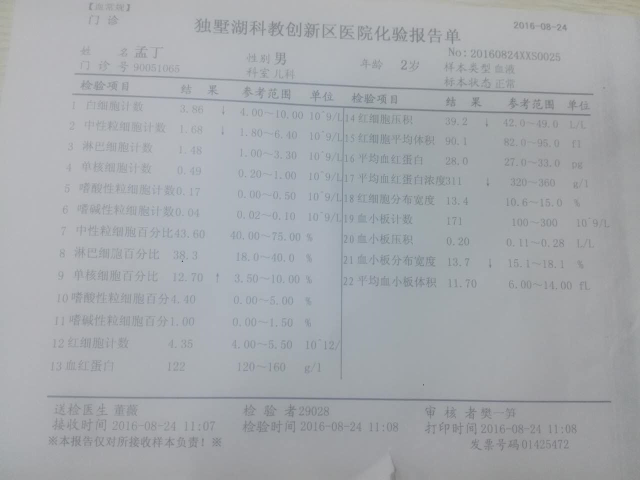
#> input picture BloodTestReportOCR/origin_pics/bloodtestreport2.jpg, 1280 x 960 px (shown at 1/2 size)
$ python getinfo_sample.py   (older library calls are emulated)
#> lines starting #> are read from the running program, lines starting #| are printed output that depends on the picture; after the words box and inside, x2 and y2 are one past the last pixel; in counts of white or black regions, pixels touching at a corner belong together
### BloodTestReportOCR/getinfo.py
# -*- coding: UTF-8 -*-

import cv2
import numpy as np
import os

default = [3, 70, 30, 0.25, 0.0001]

def getinfo(path, num, param):
    #载入参数
#> called with path = 'origin_pics/bloodtestreport2.jpg', num = 22
    gb_param = param[0] #必须是奇数
    canny_param_upper = param[1]
    canny_param_lower = param[2]
    ref_lenth_multiplier = param[3]
    ref_close_multiplier = param[4]

    kernel = cv2.getStructuringElement(cv2.MORPH_RECT,(3, 3))

    # 载入图像，灰度化，开闭运算，描绘边缘
    img = cv2.imread(path)
#> img is the input picture: shape (960, 1280, 3); mean B, G, R 172.6, 168.6, 165.1
    img_sp = img.shape
#> img_sp = (960, 1280, 3)
    ref_lenth = img_sp[0] * img_sp[1] * ref_lenth_multiplier
#> ref_lenth = 307200
    img_gray = cv2.cvtColor(img, cv2.COLOR_BGR2GRAY)
    img_gb = cv2.GaussianBlur(img_gray, (gb_param, gb_param), 0)
    closed = cv2.morphologyEx(img_gb, cv2.MORPH_CLOSE, kernel)
    opened = cv2.morphologyEx(closed, cv2.MORPH_OPEN, kernel)
    edges = cv2.Canny(opened, canny_param_lower , canny_param_upper)
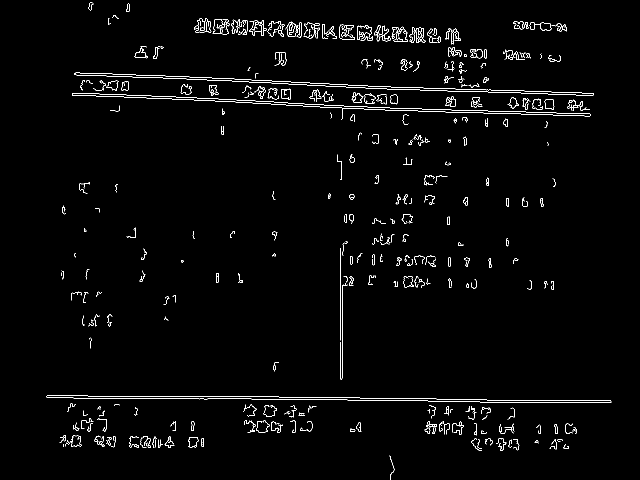
#> edges: shape (960, 1280) (shown at 1/2 size); 1.8% white in thin lines or dots, all inside (x1, y1, x2, y2) = (93, 5, 1223, 960)

    # 调用findContours提取轮廓
    contours, hierarchy = cv2.findContours(edges, cv2.RETR_TREE, cv2.CHAIN_APPROX_SIMPLE)
#> contours = 435 contours, 290 with area under 20; largest, box (x1, y1, x2, y2) and area: (144, 186, 1182, 240) 4464, (144, 186, 1182, 233) 4460, (148, 145, 1187, 191) 4442, (149, 145, 1187, 191) 4438, (388, 36, 423, 66) 600

    def getbox(i):
        rect = cv2.minAreaRect(contours[i])
        box = cv2.cv.BoxPoints(rect)
        box = np.int0(box)
        return box

    def distance(box):
        delta1 = box[0]-box[2]
        delta2 = box[1]-box[3]
        distance1 = np.dot(delta1,delta1)
        distance2 = np.dot(delta2,delta2)
        distance_avg = (distance1 + distance2) / 2
        return distance_avg

    # 筛选出对角线足够大的几个轮廓
    found = []
    for i in range(len(contours)):
        box = getbox(i)
        distance_arr = distance(box)
        if distance_arr > ref_lenth:
            found.append([i, box])
#> this loop made 435 passes
#> (rect in getbox, box, delta1 in distance, delta2 in distance, distance1 in distance, distance2 in distance, distance_avg in distance, distance_arr) on passes 1 to 3: (((783.7, 934.9), (8.47, 48.01), -1.22), [[780, 959], [778, 911], [787, 910], [788, 958]], [-7, 49], [-10, -47], 2450, 2309, 2379.5, 2379.5), (((1132, 892.5), (9, 10), -90), [[1137, 897], [1127, 897], [1127, 888], [1137, 888]], [10, 9], [-10, 9], 181, 181, 181, 181), (((205.9, 890.9), (4.44, 4.71), -56.31), [[206, 894], [202, 891], [205, 887], [209, 890]], [1, 7], [-7, 1], 50, 50, 50, 50)
#> after the loop, found = 5 items

    def getline(box):
        if np.dot(box[1]-box[2],box[1]-box[2]) < np.dot(box[0]-box[1],box[0]-box[1]):
            point1 = (box[1] + box[2]) / 2
            point2 = (box[3] + box[0]) / 2
            lenth = np.dot(point1-point2, point1-point2)
            return point1, point2, lenth
        else:
            point1 = (box[0] + box[1]) / 2
            point2 = (box[2] + box[3]) / 2
            lenth = np.dot(point1-point2, point1-point2)
            return point1, point2, lenth

    def cmp(p1, p2):
        delta = p1 - p2
        distance = np.dot(delta, delta)
        if distance < img_sp[0] * img_sp[1] * ref_close_multiplier:
            return 1
        else:
            return 0

    def linecmp(l1, l2):
        f_point1 = l1[0]
        f_point2 = l1[1]
        f_lenth = l1[2]
        b_point1 = l2[0]
        b_point2 = l2[1]
        b_lenth = l2[2]
        if cmp(f_point1,b_point1) or cmp(f_point1,b_point2) or cmp(f_point2,b_point1) or cmp(f_point2,b_point2):
            if f_lenth > b_lenth:
                return 1
            else:
                return -1
        else:
            return 0

    def deleteline(line, j):
        lenth = len(line)
        for i in range(lenth):
            if line[i] is j:
                del line[i]
                return

    # 将轮廓变为线
    line = []

    for i in found:
        box = i[1]
        point1, point2, lenth = getline(box)
        line.append([point1, point2, lenth])
#> this loop made 5 passes
#> (i, point1, point2, lenth) on passes 1 to 5: ([100, [[1221, 807], [92, 795], [93, 788], [1222, 799]]], [92.5, 791.5], [1221.5, 803], 1274773.2), ([279, [[1179, 259], [142, 216], [144, 184], [1181, 227]]], [143, 200], [1180, 243], 1077218), ([280, [[1180, 236], [143, 194], [144, 184], [1181, 227]]], [143.5, 189], [1180.5, 231.5], 1077175.2), ([315, [[1185, 194], [147, 152], [148, 143], [1186, 185]]], [147.5, 147.5], [1185.5, 189.5], 1079208), ([316, [[1185, 194], [148, 152], [149, 143], [1186, 185]]], [148.5, 147.5], [1185.5, 189.5], 1077133)
#> after the loop, line = [[[92.5, 791.5], [1221.5, 803], 1274773.2], [[143, 200], [1180, 243], 1077218], [[143.5, 189], [1180.5, 231.5], 1077175.2], [[147.5, 147.5], [1185.5, 189.5], 1079208], [[148.5, 147.5], [1185.5, 189.5], 1077133]]

    # 把不合适的线删去
    if len(line)>3:
        for i in line:
            for j in line:
                if i is not j:
                    rst = linecmp(i, j)
                    if rst > 0:
                        deleteline(line, j)
                    elif rst < 0:
                        deleteline(line, i)
#> this loop made 3 passes

    #检测出的线数量不对就返回-1跳出
    if len(line) != 3:
        return -1

    def distance_line(i, j):
        dis1 = np.dot(i[0]-j[0], i[0]-j[0])
        dis2 = np.dot(i[0]-j[1], i[0]-j[1])
        dis3 = np.dot(i[1]-j[0], i[1]-j[0])
        dis4 = np.dot(i[1]-j[1], i[1]-j[1])
        return min(dis1, dis2, dis3, dis4)

    def findhead(i, j, k):
        dis = []
        dis.append([distance_line(i, j), i, j])
        dis.append([distance_line(j, k), j, k])
        dis.append([distance_line(k, i), k, i])
        dis.sort()
        if dis[0][1] is dis[2][2]:
            return dis[0][1], dis[2][1]
        if dis[0][2] is dis[2][1]:
            return dis[0][2], dis[2][2]

    def cross(vector1, vector2):
        return vector1[0]*vector2[1]-vector1[1]*vector2[0]

    # 由三条线来确定表头的位置和表尾的位置
    line_upper, line_lower = findhead(line[2],line[1],line[0])


    # 由表头和表尾确定目标区域的位置

    # 利用叉乘的不可交换性确定起始点
    total_width = line_upper[1]-line_upper[0]
    total_hight = line_lower[0]-line_upper[0]
    cross_prod = cross(total_width, total_hight)
    if cross_prod <0:
        temp = line_upper[1]
        line_upper[1] = line_upper[0]
        line_upper[0] = temp
        temp = line_lower[1]
        line_lower[1] = line_lower[0]
        line_lower[0] = temp

    #由于需要表格外的数据，所以变换区域需要再向上和向下延伸
    left_axis = line_lower[0] - line_upper[0]
    right_axis = line_lower[1] - line_upper[1]
    line_upper[0] = line_upper[0] - left_axis * 2 / 15
    line_upper[1] = line_upper[1] - right_axis * 2 / 15
    line_lower[0] = line_lower[0] + left_axis * 2 / 15
    line_lower[1] = line_lower[1] + right_axis * 2 / 15

    #设定透视变换的矩阵
    points = np.array([[line_upper[0][0], line_upper[0][1]], [line_upper[1][0], line_upper[1][1]],
                    [line_lower[0][0], line_lower[0][1]], [line_lower[1][0], line_lower[1][1]]],np.float32)
    standard = np.array([[0,0], [1000, 0], [0, 760], [1000, 760]],np.float32)

    #使用透视变换将表格区域转换为一个1000*760的图
    PerspectiveMatrix = cv2.getPerspectiveTransform(points,standard)
    PerspectiveImg = cv2.warpPerspective(img, PerspectiveMatrix, (1000, 760))
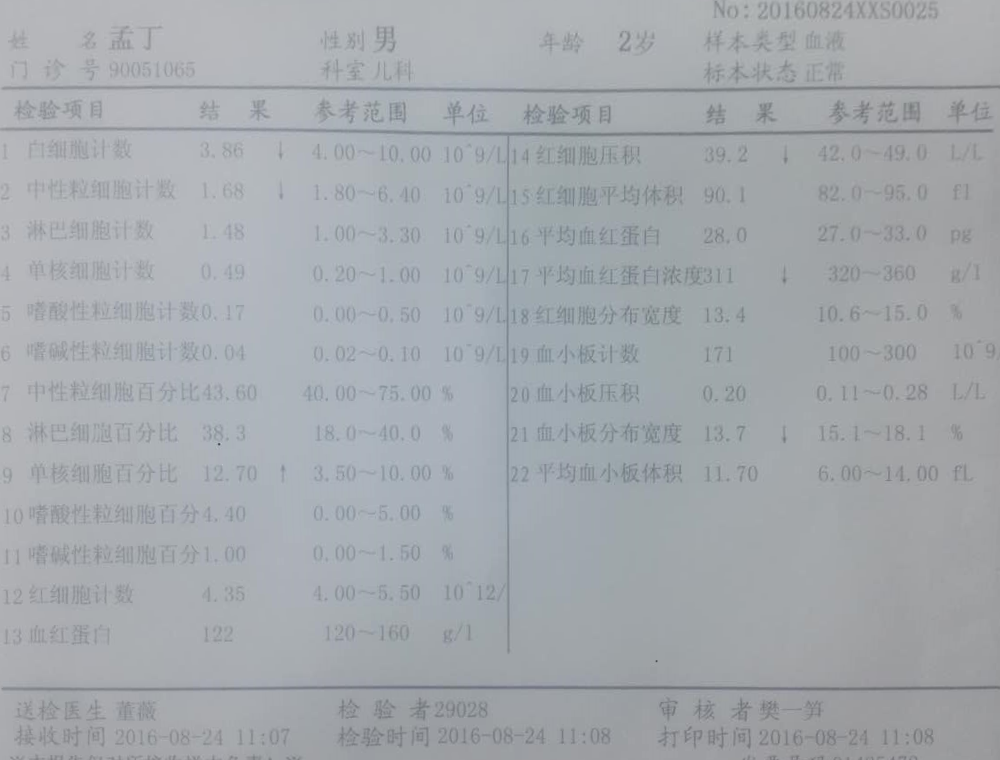
#> PerspectiveImg: shape (760, 1000, 3); mean B, G, R 173.3, 168.7, 164.1

    #设置输出路径，创建目录
    output_path = 'temp_pics/'
    if not(os.path.exists(output_path)):
        os.makedirs(output_path)

    # [8 lines of commented-out code are left out]
    cv2.imwrite(output_path + 'region.jpg', PerspectiveImg)

    #输出年龄
    img_age = PerspectiveImg[15 : 70, 585 : 690]
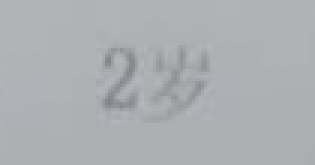
#> img_age: shape (55, 105, 3) (shown 3 times larger); mean B, G, R 178.9, 175.6, 171.8
    cv2.imwrite(output_path + 'age.jpg', img_age)

    #输出性别
    img_gender = PerspectiveImg[15 : 58, 365 : 420]
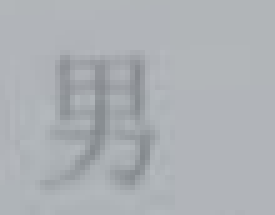
#> img_gender: shape (43, 55, 3) (shown 5 times larger); mean B, G, R 180.7, 176.4, 172.5
    cv2.imwrite(output_path + 'gender.jpg', img_gender)

    #输出时间
    img_time = PerspectiveImg[722 : 760, 430 : 630]
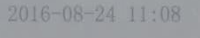
#> img_time: shape (38, 200, 3); mean B, G, R 159.3, 155.3, 152.4
    cv2.imwrite(output_path + 'time.jpg', img_time)

    #转换后的图分辨率是已知的，所以直接从这个点开始读数据就可以了
    startpoint = [199, 132]
    vertical_lenth = 37
    lateral_lenth = 80

    def getobjname(i, x, y):
        region_roi = PerspectiveImg[y : y+vertical_lenth, x : x+170]
        filename = output_path + 'p' + str(i) + '.jpg'
        cv2.imwrite(filename, region_roi)

    def getobjdata(i, x, y):
        region_roi = PerspectiveImg[y : y+vertical_lenth, x : x+lateral_lenth]
        filename = output_path + 'data' + str(i) + '.jpg'
        cv2.imwrite(filename, region_roi)

    #输出图片
    if num <= 13 and num > 0:
        for i in range(num):
            getobjname(int(i), 25, startpoint[1])
            getobjdata(int(i), startpoint[0], startpoint[1])
            startpoint[1] = startpoint[1] + 40
    elif num > 13:
        for i in range(13):
            getobjname(int(i), 25, startpoint[1])
            getobjdata(int(i), startpoint[0], startpoint[1])
            startpoint[1] = startpoint[1] + 40
        startpoint = [700, 135]
        for i in range(num-13):
            getobjname(int(i+13), 535, startpoint[1])
            getobjdata(int(i+13), startpoint[0], startpoint[1])
            startpoint[1] = startpoint[1] + 40
#> this loop made 9 passes
#> pass 1, in getobjdata (call 14), `region_roi = PerspectiveImg[y : y+vertical_lenth, x : x+lateral_lenth]`:
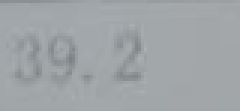
#> region_roi: shape (37, 80, 3) (shown 3 times larger); mean B, G, R 167.7, 164.4, 159.7
#> pass 2, in getobjname (call 15), `region_roi = PerspectiveImg[y : y+vertical_lenth, x : x+170]`:
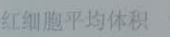
#> region_roi: shape (37, 170, 3); mean B, G, R 165, 161.5, 153.3


    #正常结束返回0
    return 0

### BloodTestReportOCR/getinfo_sample.py
import getinfo

path = 'origin_pics/bloodtestreport2.jpg'
num = 22

getinfo.getinfo(path, num, getinfo.default)

$ run again, with BloodTestReportOCR/origin_pics/bloodtestreport1.jpg copied over BloodTestReportOCR/origin_pics/bloodtestreport2.jpg
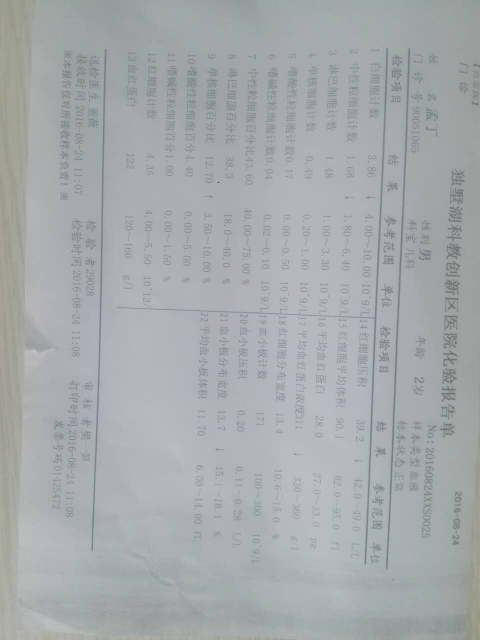
#> input picture BloodTestReportOCR/origin_pics/bloodtestreport1.jpg, 960 x 1280 px (shown at 1/2 size)
#> in getinfo, img is the input picture: shape (1280, 960, 3); mean B, G, R 173.2, 170, 166.5
#> in getinfo, `edges = cv2.Canny(opened, canny_param_lower , canny_param_upper)`:
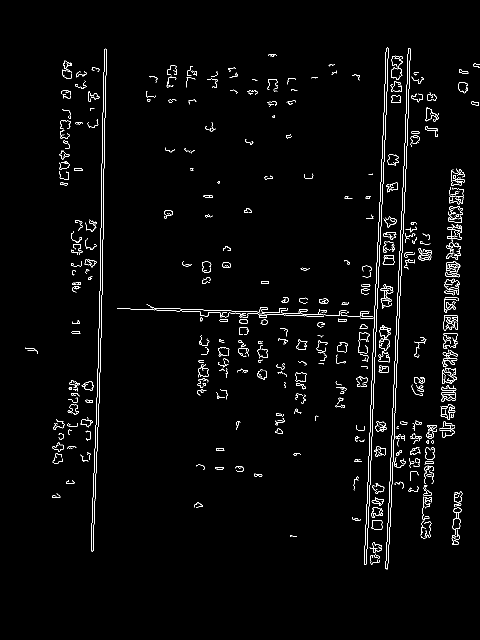
#> edges: shape (1280, 960) (shown at 1/2 size); 2.1% white in thin lines or dots, all inside (x1, y1, x2, y2) = (50, 95, 960, 1139)
#> contours = 506 contours, 330 with area under 20; largest, box (x1, y1, x2, y2) and area: (771, 96, 821, 1139) 4506, (771, 96, 821, 1138) 4500, (728, 95, 777, 1129) 4465, (728, 95, 777, 1129) 4462, (182, 97, 214, 1103) 4246
#> the loop in getinfo, `for i in range(len(contours)):` made 506 passes
#> (rect in getbox, box, delta1 in distance, delta2 in distance, distance1 in distance, distance2 in distance, distance_avg in distance, distance_arr) on passes 1 to 3: (((749, 1118.2), (18.83, 17.26), -11.31), [[741, 1128], [738, 1111], [756, 1107], [759, 1124]], [-15, 21], [-21, -13], 666, 610, 638, 638), (((753.3, 1112.9), (6.47, 11.87), -57.99), [[756, 1118], [746, 1112], [750, 1107], [760, 1113]], [6, 11], [-14, -1], 157, 197, 177, 177), (((753.9, 1112.8), (5.01, 11.14), -68.2), [[758, 1117], [747, 1113], [749, 1108], [759, 1112]], [9, 9], [-12, 1], 162, 145, 153.5, 153.5)
#> after the loop in getinfo, `for i in range(len(contours)):`: found = 6 items
#> the loop in getinfo, `for i in found:` made 6 passes
#> (i, point1, point2, lenth) on passes 1 to 4: ([500, [[190, 1102], [181, 1101], [208, 96], [217, 97]]], [185.5, 1101.5], [212.5, 96.5], 1010754), ([501, [[190, 1102], [181, 1101], [208, 96], [217, 97]]], [185.5, 1101.5], [212.5, 96.5], 1010754), ([502, [[777, 1138], [770, 1137], [815, 95], [822, 96]]], [773.5, 1137.5], [818.5, 95.5], 1087789), ([503, [[777, 1137], [770, 1136], [815, 95], [822, 96]]], [773.5, 1136.5], [818.5, 95.5], 1085706)
#> the loop in getinfo, `for i in line:` made 3 passes
#> the loop in getinfo, `for i in range(num-13):` made 9 passes
#> pass 2, in getobjdata (call 15), `region_roi = PerspectiveImg[y : y+vertical_lenth, x : x+lateral_lenth]`:
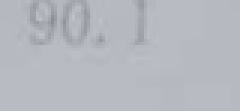
#> region_roi: shape (37, 80, 3) (shown 3 times larger); mean B, G, R 191.2, 184.2, 181.2

$ run again, with BloodTestReportOCR/origin_pics/bloodtestreport3.jpg copied over BloodTestReportOCR/origin_pics/bloodtestreport2.jpg
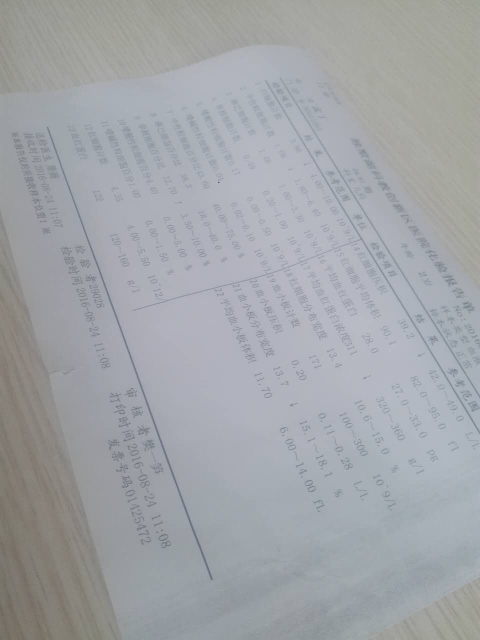
#> input picture BloodTestReportOCR/origin_pics/bloodtestreport3.jpg, 960 x 1280 px (shown at 1/2 size)
#> in getinfo, img is the input picture: shape (1280, 960, 3); mean B, G, R 169, 164.8, 161.8
#> in getinfo, `edges = cv2.Canny(opened, canny_param_lower , canny_param_upper)`:
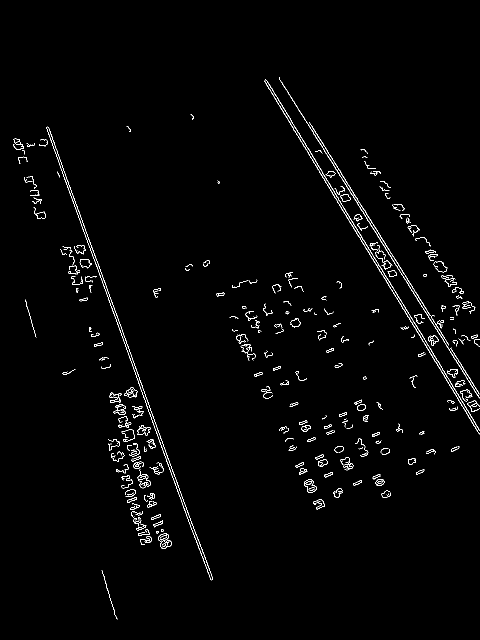
#> edges: shape (1280, 960) (shown at 1/2 size); 1.4% white in thin lines or dots, all inside (x1, y1, x2, y2) = (27, 154, 960, 1239)
#> contours = 332 contours, 209 with area under 20; largest, box (x1, y1, x2, y2) and area: (93, 253, 426, 1161) 4199, (93, 253, 426, 1161) 3987, (529, 159, 960, 869) 581, (608, 959, 633, 985) 401, (316, 1067, 343, 1098) 390
#> the loop in getinfo, `for i in range(len(contours)):` made 332 passes
#> (rect in getbox, box, delta1 in distance, delta2 in distance, distance1 in distance, distance2 in distance, distance_avg in distance, distance_arr) on passes 1 to 3: (((218.1, 1189.1), (2.45, 102.8), -16.93), [[231, 1238], [202, 1140], [204, 1139], [234, 1237]], [27, 99], [-32, -97], 10530, 10433, 10481.5, 10481.5), (((291.9, 1080.6), (23.08, 13.23), -22.62), [[283, 1091], [278, 1078], [299, 1070], [305, 1082]], [-16, 21], [-27, -4], 697, 745, 721, 721), (((297.5, 1079), (12, 9), -90), [[302, 1085], [293, 1085], [293, 1073], [302, 1073]], [9, 12], [-9, 12], 225, 225, 225, 225)
#> after the loop in getinfo, `for i in range(len(contours)):`: found = [[324, [[419, 1161], [89, 254], [96, 252], [426, 1158]]], [325, [[419, 1161], [89, 254], [96, 252], [426, 1158]]], [330, [[957, 868], [526, 161], [532, 157], [963, 864]]], [331, [[957, 796], [556, 155], [558, 153], [959, 794]]]]
#> the loop in getinfo, `for i in found:` made 4 passes
#> (i, point1, point2, lenth) on passes 1 to 4: ([324, [[419, 1161], [89, 254], [96, 252], [426, 1158]]], [92.5, 253], [422.5, 1159.5], 930642.2), ([325, [[419, 1161], [89, 254], [96, 252], [426, 1158]]], [92.5, 253], [422.5, 1159.5], 930642.2), ([330, [[957, 868], [526, 161], [532, 157], [963, 864]]], [529, 159], [960, 866], 685610), ([331, [[957, 796], [556, 155], [558, 153], [959, 794]]], [557, 154], [958, 795], 571682)
#> after the loop in getinfo, `for i in found:`: line = [[[92.5, 253], [422.5, 1159.5], 930642.2], [[92.5, 253], [422.5, 1159.5], 930642.2], [[529, 159], [960, 866], 685610], [[557, 154], [958, 795], 571682]]
#> the loop in getinfo, `for i in line:` made 3 passes
#> the loop in getinfo, `for i in range(num-13):` made 9 passes
#> pass 1, in getobjdata (call 14), `region_roi = PerspectiveImg[y : y+vertical_lenth, x : x+lateral_lenth]`:
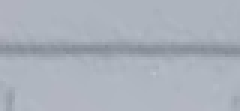
#> region_roi: shape (37, 80, 3) (shown 3 times larger); mean B, G, R 186.9, 176.8, 170.2

$ run again, with BloodTestReportOCR/origin_pics/bloodtestreport4.jpg copied over BloodTestReportOCR/origin_pics/bloodtestreport2.jpg
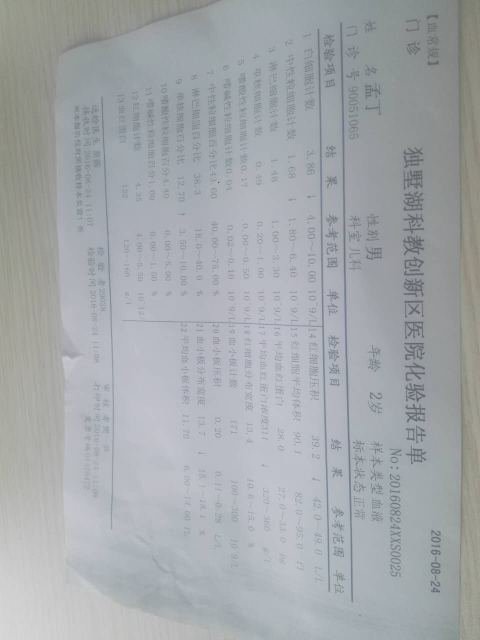
#> input picture BloodTestReportOCR/origin_pics/bloodtestreport4.jpg, 960 x 1280 px (shown at 1/2 size)
#> in getinfo, img is the input picture: shape (1280, 960, 3); mean B, G, R 171.6, 168.2, 164
#> edges: shape (1280, 960); 2.3% white in thin lines or dots, all inside (x1, y1, x2, y2) = (119, 1, 923, 1205)
#> contours = 558 contours, 295 with area under 20; largest, box (x1, y1, x2, y2) and area: (679, 44, 707, 1205) 5028, (679, 45, 707, 1205) 5024, (634, 57, 661, 1185) 4788, (634, 57, 661, 1185) 4782, (810, 766, 851, 804) 968
#> the loop in getinfo, `for i in range(len(contours)):` made 558 passes
#> (rect in getbox, box, delta1 in distance, delta2 in distance, distance1 in distance, distance2 in distance, distance_avg in distance, distance_arr) on passes 1 to 3: (((678, 1175.5), (21, 20), -90), [[688, 1186], [668, 1186], [668, 1165], [688, 1165]], [20, 21], [-20, 21], 841, 841, 841, 841), (((870.2, 1173.4), (22.09, 21.16), -85.91), [[879, 1185], [858, 1183], [860, 1161], [881, 1163]], [19, 24], [-23, 20], 937, 929, 933, 933), (((863.3, 1181.3), (4.24, 3.54), -45), [[863, 1184], [860, 1181], [863, 1178], [866, 1181]], [0, 6], [-6, 0], 36, 36, 36, 36)
#> after the loop in getinfo, `for i in range(len(contours)):`: found = 6 items
#> the loop in getinfo, `for i in found:` made 6 passes
#> (i, point1, point2, lenth) on passes 1 to 4: ([491, [[224, 1058], [204, 193], [215, 192], [234, 1057]]], [209.5, 192.5], [229, 1057.5], 748605.2), ([492, [[220, 1059], [200, 193], [211, 192], [230, 1058]]], [205.5, 192.5], [225, 1058.5], 750336.2), ([548, [[652, 1184], [631, 57], [639, 56], [660, 1183]]], [635, 56.5], [656, 1183.5], 1270570), ([549, [[652, 1184], [631, 57], [639, 56], [660, 1183]]], [635, 56.5], [656, 1183.5], 1270570)
#> after the loop in getinfo, `for i in found:`: line = [[[209.5, 192.5], [229, 1057.5], 748605.2], [[205.5, 192.5], [225, 1058.5], 750336.2], [[635, 56.5], [656, 1183.5], 1270570], [[635, 56.5], [656, 1183.5], 1270570], [[680, 43.5], [703, 1203.5], 1346129], [[680, 44.5], [703, 1203.5], 1343810]]
#> the loop in getinfo, `for i in line:` made 3 passes
#> the loop in getinfo, `for i in range(num-13):` made 9 passes
#> pass 2, in getobjdata (call 15), `region_roi = PerspectiveImg[y : y+vertical_lenth, x : x+lateral_lenth]`:
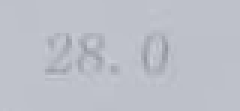
#> region_roi: shape (37, 80, 3) (shown 3 times larger); mean B, G, R 200.5, 191.5, 188.5
